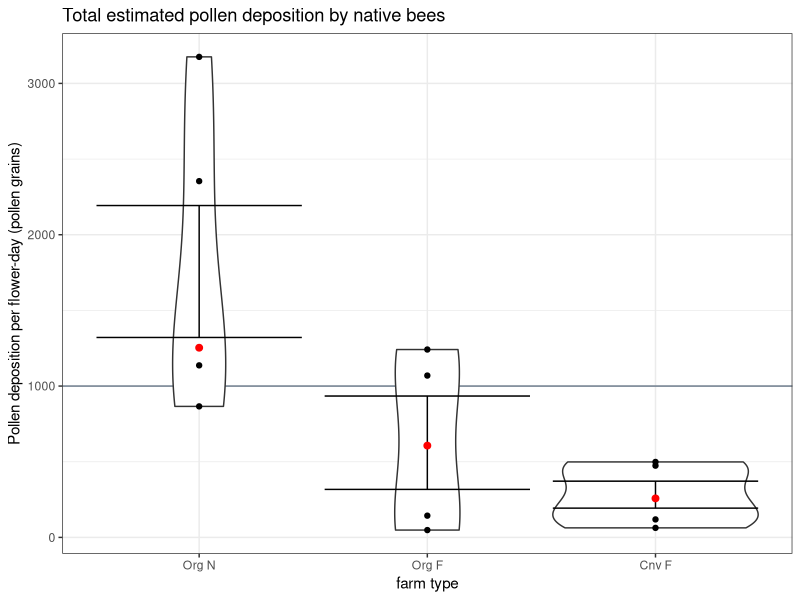

Write R code to recreate this figure.
## ---- chunk 1
# Loading in necessary packages
suppressPackageStartupMessages(library(dplyr))
suppressPackageStartupMessages(library(ggplot2))

# Reading in the data 
watermelon <- read.csv("watermelon.csv")

# Grouping the different farm types
watermelon$farm_type <- paste(watermelon$management, watermelon$prox_habitat)

# Re-organizing the data frame
watermelon <- watermelon[order(watermelon$farm_type),]
watermelon_org <- watermelon %>%
  select(farm_type, Pollen_deposition, Mean_visits, Richness)

# Violin plot by farm type 
 watermelon %>%
  ggplot(aes(x = reorder(farm_type, -Pollen_deposition), y = Pollen_deposition)) + 
    geom_hline(yintercept = 1000, color = "slategray4") +
    geom_violin() + geom_point() + geom_errorbar(stat = "summary") + 
    stat_summary(fun.y = median, geom = "point", size = 2, color = "red") +
    ggtitle("Total estimated pollen deposition by native bees") +  
       ylab("Pollen deposition per flower-day (pollen grains)") +  
       xlab("farm type") + theme_bw() 

## ---- chunk 2
# Simulate data for native bee abundance 
# CF farm type 
bee1 <- rep(c("native", "introduced"), c(20,80))
random_sample1 <- sample(c("native", "introduced"), size = 20, replace = TRUE, prob = c(0.2,0.8))
table(random_sample1)

# OF farm type
bee2 <- rep(c("native", "introduced"), c(30,70))
random_sample2 <- sample(c("native", "introduced"), size = 20, replace = TRUE, prob = c(0.3,0.7))
table(random_sample2)

# ON farm type 
bee3 <- rep(c("native", "introduced"), c(80,20))
random_sample3 <- sample(c("native", "introduced"), size = 20, replace = TRUE, prob = c(0.8,0.2))
table(random_sample3)

# Adding the simulated data to the existing .csv file
watermelon_org$Abundance <- c("35", "20", "20", "15", "15",
                              "30", "30", "35", "40",
                              "90", "80", "90", "60", "75")

# Graphing species richness and ###relative abundance!!! 
p <- watermelon %>% 
ggplot(aes(x = reorder(farm_type, -Richness), y = Richness)) +
  geom_boxplot() + geom_jitter() + theme_bw() +
  ggtitle("Total number of native bee species per farm type") +  
       ylab("Species richness") +  xlab("farm type") + scale_y_continuous(name = "Species richness", sec.axis = sec_axis(trans =~.*10, name = "Species abundance (%)")) 

#p + geom_boxplot(aes(y = Abundance))
